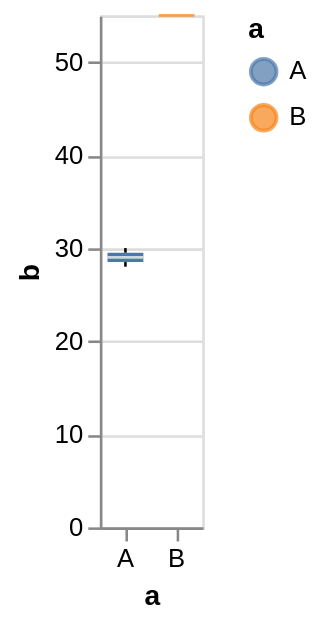

Vega-Lite specification for this chart:
### Vega specification from a JSON file in a GitHub repository (floating-point values rounded to 4 significant figures)
{"$schema": "https://vega.github.io/schema/vega/v5.json", "description": "A simple bar chart with embedded data.", "background": "white", "padding": 5, "height": 200, "style": "cell", "data": [{"name": "source_0", "values": [{"a": "A", "b": 28}, {"a": "A", "b": 30}, {"a": "B", "b": 55}]}, {"name": "data_1", "source": "source_0", "transform": [{"type": "joinaggregate", "as": ["lower_box_b", "upper_box_b"], "ops": ["q1", "q3"], "fields": ["b", "b"], "groupby": ["a", "a"]}]}, {"name": "data_2", "source": "data_1", "transform": [{"type": "filter", "expr": "(datum[\"b\"] < datum[\"lower_box_b\"] - 1.5 * (datum[\"upper_box_b\"] - datum[\"lower_box_b\"])) || (datum[\"b\"] > datum[\"upper_box_b\"] + 1.5 * (datum[\"upper_box_b\"] - datum[\"lower_box_b\"]))"}, {"type": "filter", "expr": "isValid(datum[\"b\"]) && isFinite(+datum[\"b\"])"}]}, {"name": "data_3", "source": "data_1", "transform": [{"type": "filter", "expr": "(datum[\"lower_box_b\"] - 1.5 * (datum[\"upper_box_b\"] - datum[\"lower_box_b\"]) <= datum[\"b\"]) && (datum[\"b\"] <= datum[\"upper_box_b\"] + 1.5 * (datum[\"upper_box_b\"] - datum[\"lower_box_b\"]))"}, {"type": "aggregate", "groupby": ["a"], "ops": ["min", "max", "min", "max"], "fields": ["b", "b", "lower_box_b", "upper_box_b"], "as": ["lower_whisker_b", "upper_whisker_b", "lower_box_b", "upper_box_b"]}]}, {"name": "data_4", "source": "source_0", "transform": [{"type": "aggregate", "groupby": ["a"], "ops": ["q1", "q3", "median", "min", "max"], "fields": ["b", "b", "b", "b", "b"], "as": ["lower_box_b", "upper_box_b", "mid_box_b", "min_b", "max_b"]}]}], "signals": [{"name": "x_step", "value": 20}, {"name": "width", "update": "bandspace(domain('x').length, 0, 0) * x_step"}], "marks": [{"name": "layer_0_layer_0_marks", "type": "symbol", "style": ["point", "boxplot-outliers"], "from": {"data": "data_2"}, "encode": {"update": {"opacity": {"value": 0.7}, "fill": {"value": "transparent"}, "stroke": {"scale": "color", "field": "a"}, "ariaRoleDescription": {"value": "point"}, "description": {"signal": "\"a: \" + (isValid(datum[\"a\"]) ? datum[\"a\"] : \"\"+datum[\"a\"]) + \"; b: \" + (format(datum[\"b\"], \"\"))"}, "x": {"scale": "x", "field": "a", "band": 0.5}, "y": {"scale": "y", "field": "b"}}}}, {"name": "layer_0_layer_1_layer_0_marks", "type": "rule", "style": ["rule", "boxplot-rule"], "aria": false, "from": {"data": "data_3"}, "encode": {"update": {"stroke": {"value": "black"}, "tooltip": {"signal": "{\"Upper Whisker of b\": format(datum[\"upper_whisker_b\"], \"\"), \"Lower Whisker of b\": format(datum[\"lower_whisker_b\"], \"\"), \"a\": isValid(datum[\"a\"]) ? datum[\"a\"] : \"\"+datum[\"a\"]}"}, "x": {"scale": "x", "field": "a", "band": 0.5}, "y": [{"test": "!isValid(datum[\"lower_whisker_b\"]) || !isFinite(+datum[\"lower_whisker_b\"])", "field": {"group": "height"}}, {"scale": "y", "field": "lower_whisker_b"}], "y2": [{"test": "!isValid(datum[\"lower_box_b\"]) || !isFinite(+datum[\"lower_box_b\"])", "field": {"group": "height"}}, {"scale": "y", "field": "lower_box_b"}]}}}, {"name": "layer_0_layer_1_layer_1_marks", "type": "rule", "style": ["rule", "boxplot-rule"], "aria": false, "from": {"data": "data_3"}, "encode": {"update": {"stroke": {"value": "black"}, "tooltip": {"signal": "{\"Upper Whisker of b\": format(datum[\"upper_whisker_b\"], \"\"), \"Lower Whisker of b\": format(datum[\"lower_whisker_b\"], \"\"), \"a\": isValid(datum[\"a\"]) ? datum[\"a\"] : \"\"+datum[\"a\"]}"}, "x": {"scale": "x", "field": "a", "band": 0.5}, "y": [{"test": "!isValid(datum[\"upper_box_b\"]) || !isFinite(+datum[\"upper_box_b\"])", "field": {"group": "height"}}, {"scale": "y", "field": "upper_box_b"}], "y2": [{"test": "!isValid(datum[\"upper_whisker_b\"]) || !isFinite(+datum[\"upper_whisker_b\"])", "field": {"group": "height"}}, {"scale": "y", "field": "upper_whisker_b"}]}}}, {"name": "layer_1_layer_0_marks", "type": "rect", "style": ["bar", "boxplot-box"], "from": {"data": "data_4"}, "encode": {"update": {"ariaRoleDescription": {"value": "box"}, "fill": {"scale": "color", "field": "a"}, "tooltip": {"signal": "{\"Max of b\": format(datum[\"max_b\"], \"\"), \"Q3 of b\": format(datum[\"upper_box_b\"], \"\"), \"Median of b\": format(datum[\"mid_box_b\"], \"\"), \"Q1 of b\": format(datum[\"lower_box_b\"], \"\"), \"Min of b\": format(datum[\"min_b\"], \"\"), \"a\": isValid(datum[\"a\"]) ? datum[\"a\"] : \"\"+datum[\"a\"]}"}, "description": {"signal": "\"a: \" + (isValid(datum[\"a\"]) ? datum[\"a\"] : \"\"+datum[\"a\"]) + \"; b: \" + (format(datum[\"lower_box_b\"], \"\")) + \"; upper_box_b: \" + (format(datum[\"upper_box_b\"], \"\")) + \"; Max of b: \" + (format(datum[\"max_b\"], \"\")) + \"; Q3 of b: \" + (format(datum[\"upper_box_b\"], \"\")) + \"; Median of b: \" + (format(datum[\"mid_box_b\"], \"\")) + \"; Q1 of b: \" + (format(datum[\"lower_box_b\"], \"\")) + \"; Min of b: \" + (format(datum[\"min_b\"], \"\"))"}, "xc": {"scale": "x", "field": "a", "band": 0.5}, "width": {"value": 14}, "y": [{"test": "!isValid(datum[\"lower_box_b\"]) || !isFinite(+datum[\"lower_box_b\"])", "field": {"group": "height"}}, {"scale": "y", "field": "lower_box_b"}], "y2": [{"test": "!isValid(datum[\"upper_box_b\"]) || !isFinite(+datum[\"upper_box_b\"])", "field": {"group": "height"}}, {"scale": "y", "field": "upper_box_b"}]}}}, {"name": "layer_1_layer_1_marks", "type": "rect", "style": ["tick", "boxplot-median"], "aria": false, "from": {"data": "data_4"}, "encode": {"update": {"opacity": {"value": 0.7}, "fill": [{"test": "datum['lower_box_b'] >= datum['upper_box_b']", "scale": "color", "field": "a"}, {"value": "white"}], "tooltip": {"signal": "{\"Max of b\": format(datum[\"max_b\"], \"\"), \"Q3 of b\": format(datum[\"upper_box_b\"], \"\"), \"Median of b\": format(datum[\"mid_box_b\"], \"\"), \"Q1 of b\": format(datum[\"lower_box_b\"], \"\"), \"Min of b\": format(datum[\"min_b\"], \"\"), \"a\": isValid(datum[\"a\"]) ? datum[\"a\"] : \"\"+datum[\"a\"]}"}, "xc": {"scale": "x", "field": "a", "band": 0.5}, "yc": [{"test": "!isValid(datum[\"mid_box_b\"]) || !isFinite(+datum[\"mid_box_b\"])", "field": {"group": "height"}}, {"scale": "y", "field": "mid_box_b"}], "width": {"value": 14}, "height": {"value": 1}}}}], "scales": [{"name": "x", "type": "band", "domain": {"fields": [{"data": "data_2", "field": "a"}, {"data": "data_3", "field": "a"}, {"data": "data_4", "field": "a"}], "sort": true}, "range": {"step": {"signal": "x_step"}}, "paddingInner": 0, "paddingOuter": 0}, {"name": "y", "type": "linear", "domain": {"fields": [{"data": "data_2", "field": "b"}, {"data": "data_3", "field": "lower_whisker_b"}, {"data": "data_3", "field": "lower_box_b"}, {"data": "data_3", "field": "upper_box_b"}, {"data": "data_3", "field": "upper_whisker_b"}, {"data": "data_4", "field": "lower_box_b"}, {"data": "data_4", "field": "upper_box_b"}, {"data": "data_4", "field": "mid_box_b"}]}, "range": [{"signal": "height"}, 0], "nice": true, "zero": true}, {"name": "color", "type": "ordinal", "domain": {"fields": [{"data": "data_2", "field": "a"}, {"data": "data_4", "field": "a"}], "sort": true}, "range": "category"}], "axes": [{"scale": "y", "orient": "left", "gridScale": "x", "grid": true, "tickCount": {"signal": "ceil(height/40)"}, "domain": false, "labels": false, "aria": false, "maxExtent": 0, "minExtent": 0, "ticks": false, "zindex": 0}, {"scale": "x", "orient": "bottom", "grid": false, "title": "a", "labelAngle": 0, "labelBaseline": "top", "zindex": 0}, {"scale": "y", "orient": "left", "grid": false, "title": "b", "labelOverlap": true, "tickCount": {"signal": "ceil(height/40)"}, "zindex": 0}], "legends": [{"stroke": "color", "symbolType": "circle", "title": "a", "encode": {"symbols": {"update": {"opacity": {"value": 0.7}}}}, "fill": "color"}]}
